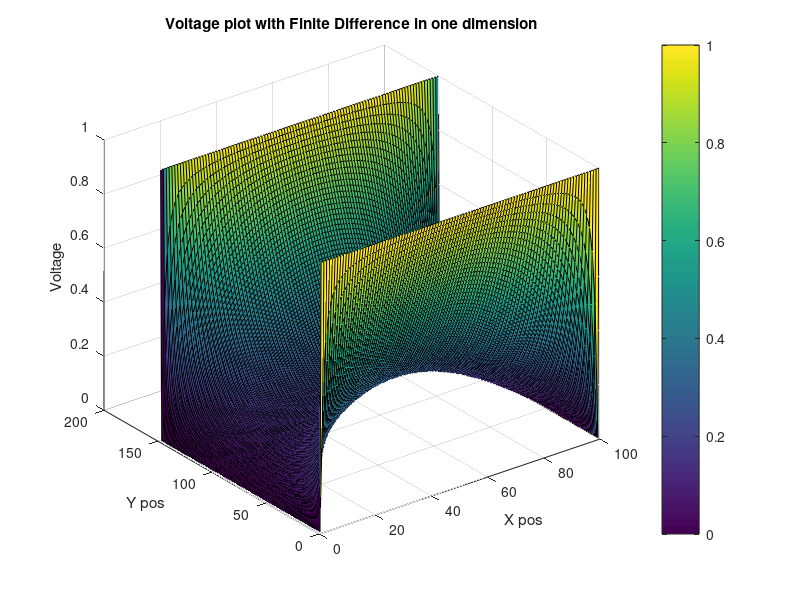

Write MATLAB code to recreate this figure.
%Assign 2 
%Kwabena Gyasi Bawuah 
%101048814

%initiailizing the dimensions of our matrices, ensuring L is 3/2 times W
W = 100;
L = (3/2)*W;

G = sparse(L*W , L*W);
Op = zeros(L*W , 1);

%fill the g matrix
for i=1:L
    for j=1:W
        n= j + (i - 1) * W;
        nxms = j + (i-2) * W; 
        nxps = j + (i) * W;
        nyms = (j - 1) + (i - 1) * W;
        nyps = (j + 1)+(i - 1) * W;   
        if i == 1  %left edge
            G(n,n)=1;
            Op(n)=1;
        elseif i==L %right edge
            G(n,n)=1;
            Op(n)=1;
        elseif j==W %top edge
            G(n,n)=-3;
        elseif j==1 %bottom edge
            G(n,n)=-3;
        else   %inside parts
            G(n,n) = -4;
            G(n,nxms)= 1;
            G(n,nxps) = 1;
            G(n,nyms) = 1;
            G(n,nyps) = 1;
        end        
    end
end

Voltage = G\Op;

%surfed matrix (x,y,voltage)
sol = zeros(L,W);

for i = 1:L
    for j = 1:W
        n = j + (i-1)*W;
        sol(i,j) = Voltage(n);
    end  
end   

figure(1)
surf(sol)
colorbar
title("Voltage plot with Finite Difference in one dimension")
xlabel("X pos")
ylabel("Y pos")
zlabel("Voltage")
